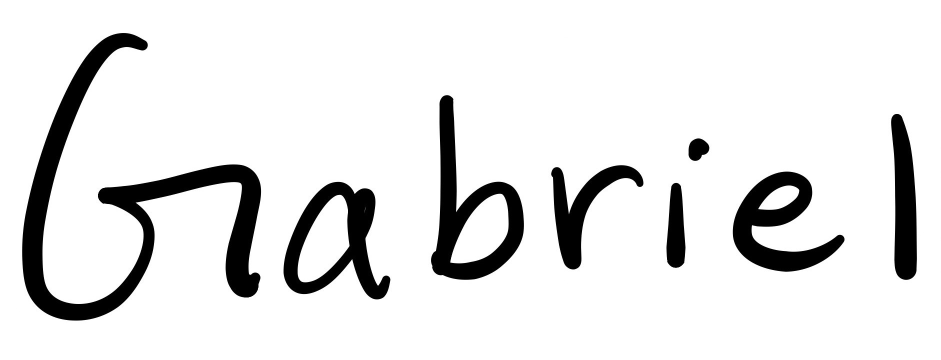
#> input picture Arnav Folder/gabe_handwriting/gabriel_print.jpg, 1882 x 719 px (shown at 1/2 size)
$ python handwriting_to_points.py
#> lines starting #> are read from the running program, lines starting #| are printed output that depends on the picture; after the words box and inside, x2 and y2 are one past the last pixel; in counts of white or black regions, pixels touching at a corner belong together
import numpy as np
import cv2, os
import matplotlib.pyplot as plt
import skimage as ski
import mengine as m

def handwriting_to_points(image_path, lower_bound=150, upper_bound=255, plot=True):

    # Load image
#> called with image_path = 'gabe_handwriting/gabriel_print.jpg', lower_bound = 150, upper_bound = 255, plot = True
    if image_path == None:
        raise ValueError("Please specify a path")

    img = cv2.imread(image_path, cv2.IMREAD_GRAYSCALE)
#> img is the input picture: shape (719, 1882); min 0, max 255, mean 227.1

    # Convert to black and white
    _, binary = cv2.threshold(img, lower_bound, upper_bound, cv2.THRESH_BINARY_INV)
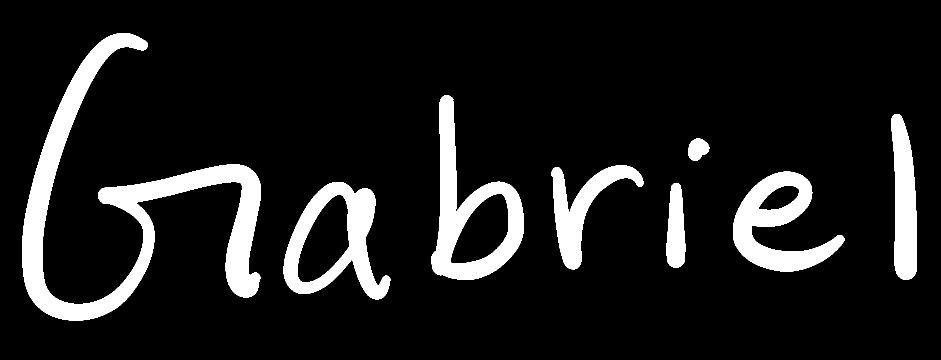
#> binary: shape (719, 1882) (shown at 1/2 size); 11% white; 8 white regions, largest, box (x1, y1, x2, y2) and area: (44, 66, 522, 641) 55898, (862, 190, 1048, 560) 23205, (567, 364, 781, 599) 19499

    binary = cv2.medianBlur(binary, 3)
#> binary: shape (719, 1882); 11% white; 8 white regions, largest, box (x1, y1, x2, y2) and area: (44, 66, 522, 641) 55900, (862, 190, 1048, 560) 23209, (567, 364, 781, 599) 19502

    # Skeletonize image (basically remove line thickness and turn it into a single line)
    # Zhang-Suen thinning
    # TODO: Potentially explore Lee method thinning as well? Seems slightly out of the scope of the class but could add
    # some more experimentation potential
    skel = ski.morphology.skeletonize(binary)
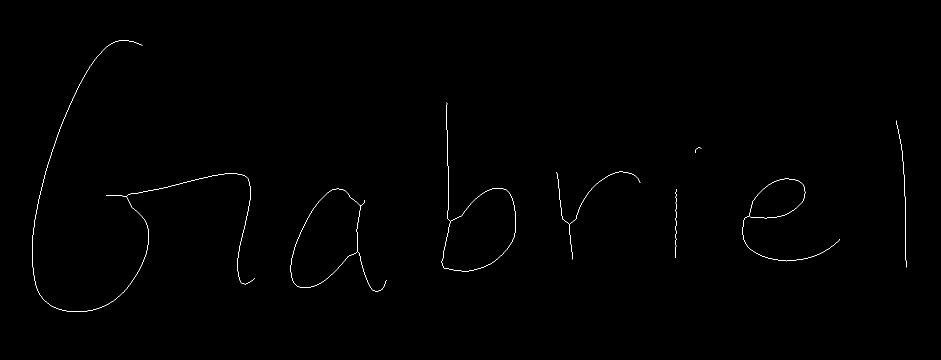
#> skel: shape (719, 1882) bool (shown at 1/2 size); 0.3% white in thin lines or dots, all inside (x1, y1, x2, y2) = (64, 80, 1813, 624)
    skel_uint8 = (skel.astype(np.uint8))
    contours, _ = cv2.findContours(skel_uint8, cv2.RETR_EXTERNAL, cv2.CHAIN_APPROX_NONE)
#> contours = 8 contours, 5 with area under 20; largest, box (x1, y1, x2, y2) and area: (581, 377, 773, 583) 18148, (883, 205, 1032, 543) 17231, (1485, 357, 1680, 523) 6228
    print(contours)
#> (printed output is left out)
    # Iterate through all contours and store as points
    points = []
    for c in contours:
        for p in c:
            x, y = p[0]
            points.append((x, y))
#> this loop made 8 passes
#> after the loop, points = 6928 pairs, first value 64 to 1812, second value 80 to 623

    if plot:
        plt.figure(figsize=(10, 10))
        plt.scatter(*zip(*points), s=1)
        plt.gca().invert_yaxis()
        plt.show()
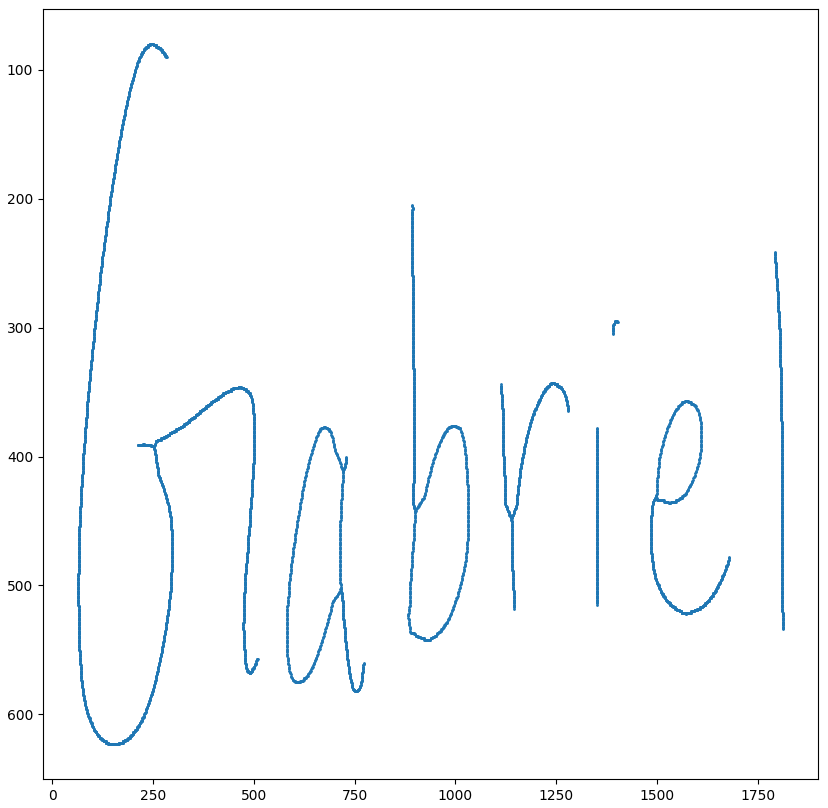
#> figure drawn by matplotlib, 1 panel

    xs, ys = [], []
    for p in points:
        if p[0] is None:  # pen up
            xs.append(np.nan)
            ys.append(np.nan)
        else:
            # Modulate point values so writing is centered around 0 and append to X and Y value arrays
            xs.append((p[0]/3500))
            ys.append((p[1]/3500)-0.1)
#> this loop made 6928 passes
#> p on passes 1 to 3: (1352, 378), (1352, 379), (1352, 380)
#> after the loop, xs = 6928 values, max 0.518 at index 2792, min 0.0183 at index 4457, mean 0.231; ys = 6928 values, max 0.078 at index 4617, min -0.0771 at index 4030, mean 0.02

    if plot:
        plt.plot(xs, ys, marker='.')
        plt.gca().invert_yaxis()
        plt.axis('equal')
        plt.show()
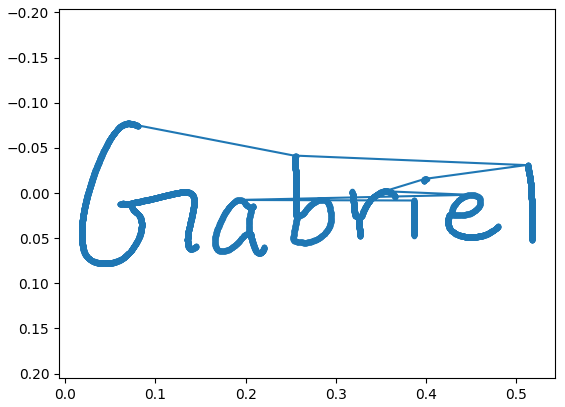
#> figure drawn by matplotlib, 1 panel

    return xs, ys


# Plot points
def plot_points(points):
    plt.figure(figsize=(10, 10))
    plt.scatter(*zip(*points), s=1)
    plt.gca().invert_yaxis()
    plt.show()

# Plot modified points
def plot_points_mod(xs, ys):
    plt.plot(xs, ys, marker='.')
    plt.gca().invert_yaxis()
    plt.axis('equal')
    plt.show()

# FInding the distance between two points in 3D space
def dist(p1, p2):
    return np.sqrt((p2[0] - p1[0])**2 +
                     (p2[1] - p1[1])**2 +
                     (p2[2] - p1[2])**2)


xs, ys = handwriting_to_points("gabe_handwriting/gabriel_print.jpg")
# [11 lines of commented-out code are left out]


target_pos = []
for i, point in enumerate(xs):
    target_pos.append([(xs[i]), -(ys[i]), 0.8])
#> after the loop, target_pos = 6928 items, first 6: [0.386, -0.008, 0.8], [0.386, -0.00829, 0.8], [0.386, -0.00857, 0.8], [0.386, -0.00886, 0.8], [0.386, -0.00914, 0.8], [0.386, -0.00943, 0.8]

# Create environment and ground plane
#> (the run stopped early here; a loop or call above may not have finished)

$ run again, with Arnav Folder/gabe_handwriting/Handwriting_page-0001.jpg copied over Arnav Folder/gabe_handwriting/gabriel_print.jpg
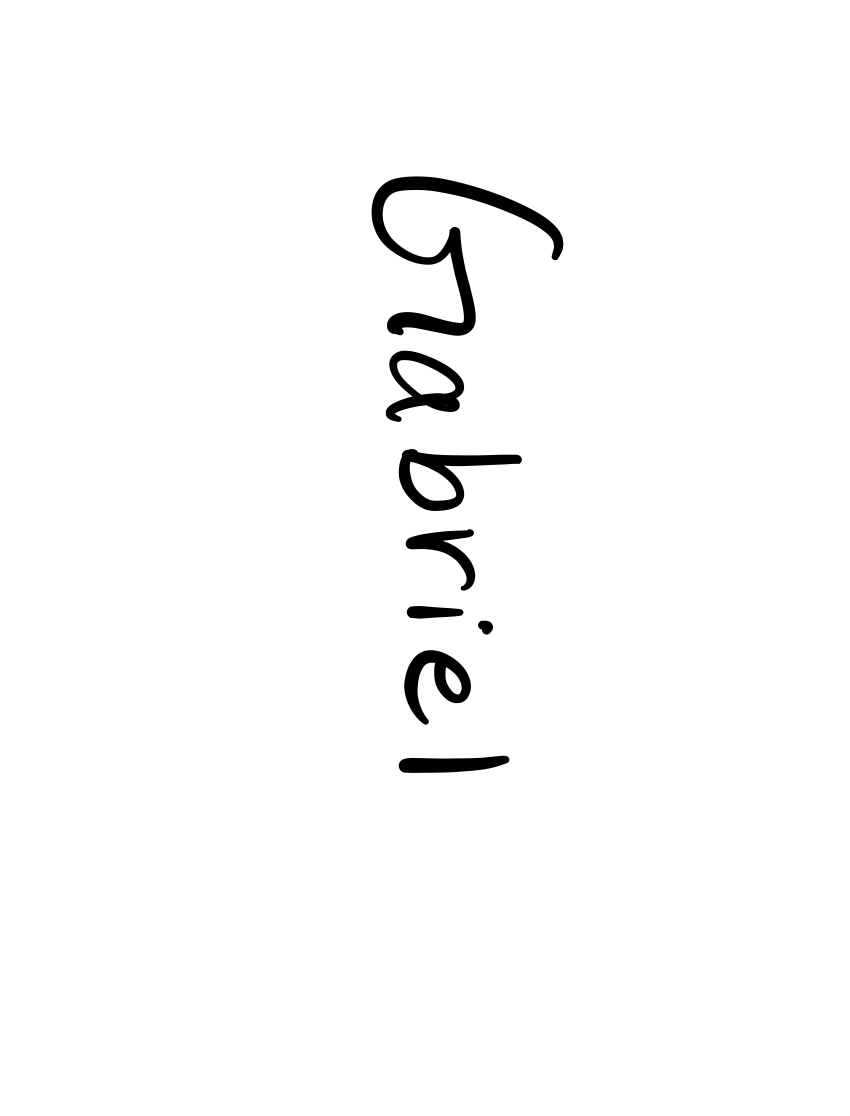
#> input picture Arnav Folder/gabe_handwriting/Handwriting_page-0001.jpg, 2550 x 3347 px (shown at 1/3 size)
#> in handwriting_to_points, img is the input picture: shape (3347, 2550); min 0, max 255, mean 250.6
#> in handwriting_to_points, `_, binary = cv2.threshold(img, lower_bound, upper_bound, cv2.THRESH_BI..`:
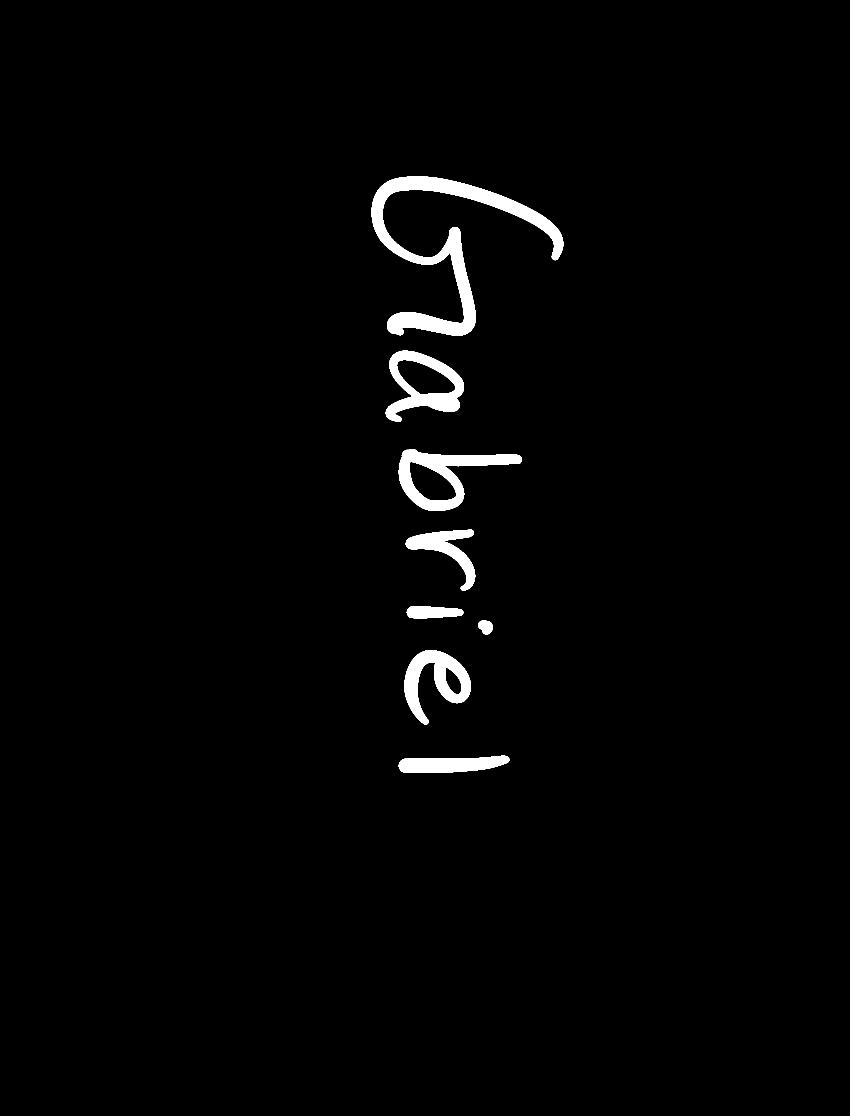
#> binary: shape (3347, 2550) (shown at 1/3 size); 1.7% white; 8 white regions, largest, box (x1, y1, x2, y2) and area: (1115, 529, 1690, 1007) 55901, (1196, 1347, 1566, 1533) 23200, (1157, 1052, 1392, 1266) 19503
#> skel: shape (3347, 2550) bool; 0.05% white in thin lines or dots, all inside (x1, y1, x2, y2) = (1131, 549, 1676, 2298)
#> contours = 8 contours, 5 with area under 20; largest, box (x1, y1, x2, y2) and area: (1173, 1066, 1378, 1258) 18142, (1212, 1368, 1550, 1517) 17243, (1233, 1970, 1399, 2165) 6249
#> (printed output is left out)
#> the loop in handwriting_to_points, `for c in contours:` made 8 passes
#> after the loop in handwriting_to_points, `for c in contours:`: points = 6920 pairs, first value 1131 to 1675, second value 549 to 2297
#> the loop in handwriting_to_points, `for p in points:` made 6920 passes
#> p on passes 1 to 3: (1507, 2278), (1506, 2279), (1505, 2279)
#> after the loop in handwriting_to_points, `for p in points:`: xs = 6920 values, max 0.479 at index 6393, min 0.323 at index 4170, mean 0.381; ys = 6920 values, max 0.556 at index 274, min 0.0569 at index 4028, mean 0.269
#> in handwriting_to_points, `plt.show()`:
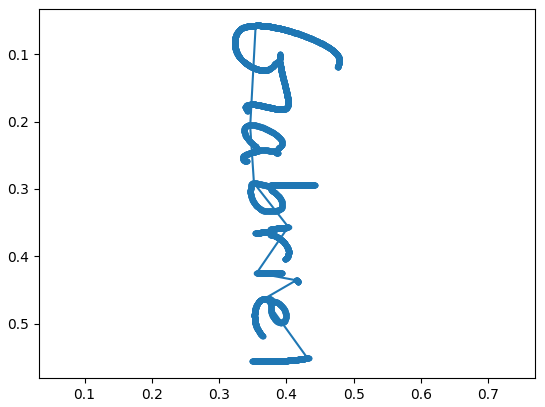
#> figure drawn by matplotlib, 1 panel
#> the loop `for i, point in enumerate(xs):` made 6920 passes
#> point on passes 1 to 3: 0.431, 0.43, 0.43
#> after the loop `for i, point in enumerate(xs):`: target_pos = 6920 items, first 6: [0.431, -0.551, 0.8], [0.43, -0.551, 0.8], [0.43, -0.551, 0.8], [0.43, -0.551, 0.8], [0.429, -0.551, 0.8], [0.429, -0.551, 0.8]
